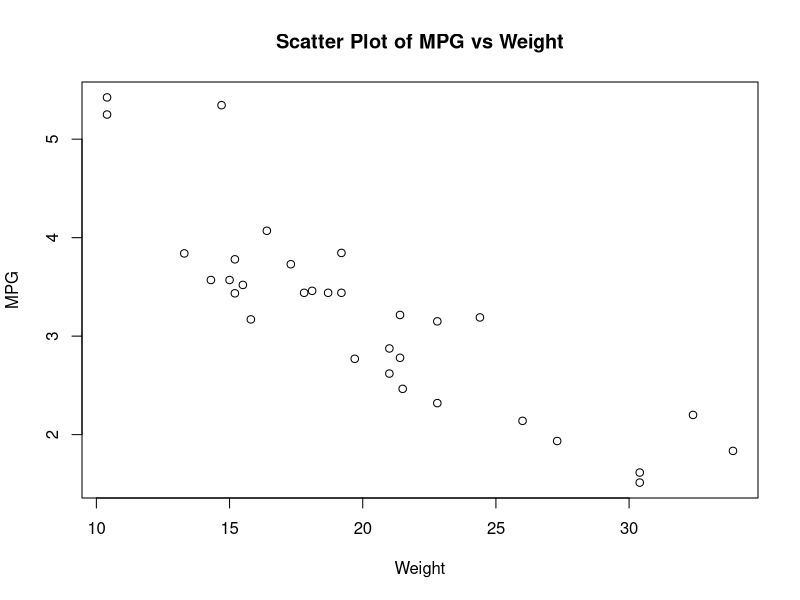

Reproduce this figure in R.
## ---- chunk 1
# A simple R code chunk
data(cars)
summary(cars)
## ---- chunk 2
# A simple R code chunk
result1 = 0 
for (i in 1:10^4){
  result1 = result1 + i^2
}
result1
## ---- chunk 3
# Example of a scatter plot
data(mtcars)
plot(
  mtcars$mpg, 
  mtcars$wt, 
  main = "Scatter Plot of MPG vs Weight", 
  xlab = "Weight", 
  ylab = "MPG"
)
## ---- chunk 4
library(knitr)
kable(head(mtcars), caption = "Sample Table of mtcars Dataset")
## ---- chunk 5
# Cached code chunk
summary(mtcars)
